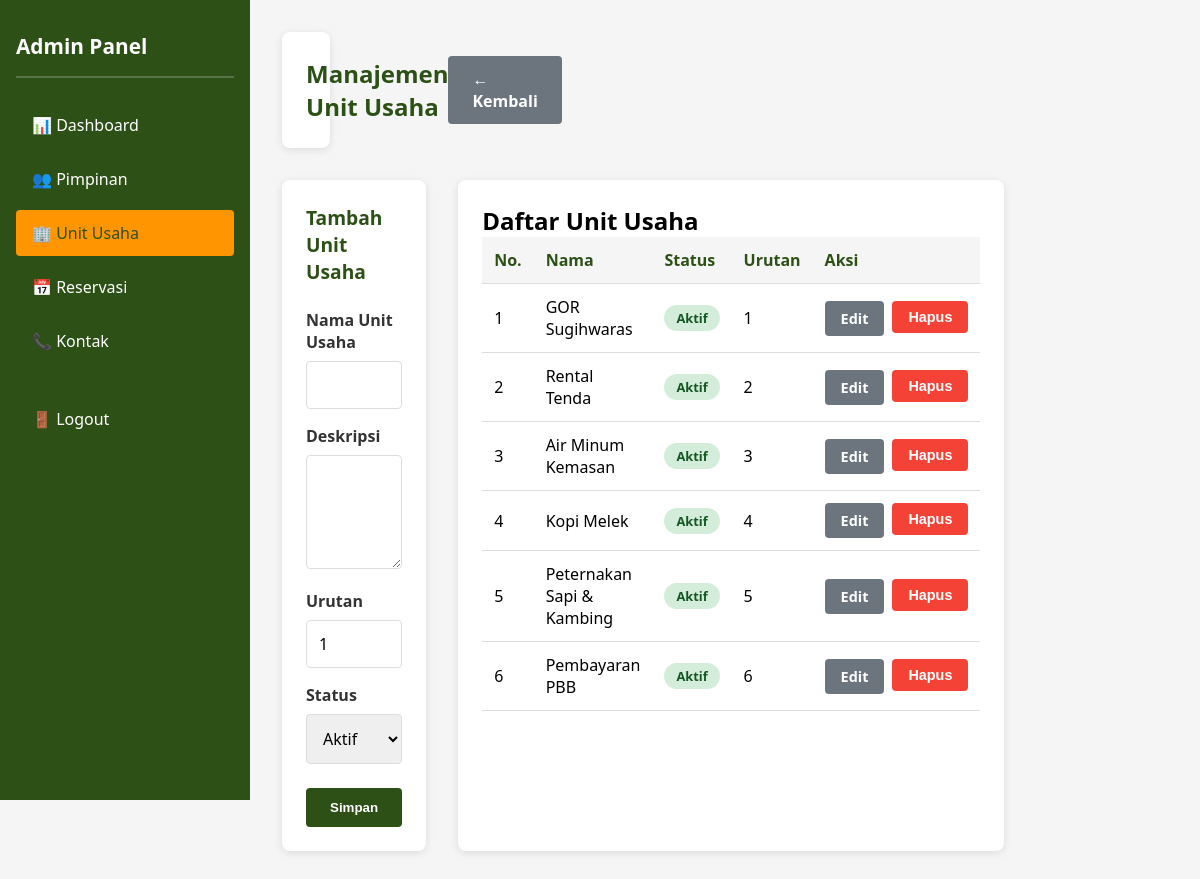
Page /admin/manage_unit.php (signed in) on the committed database.
### tables this page shows
CREATE TABLE IF NOT EXISTS unit_usaha (
    id INT PRIMARY KEY AUTO_INCREMENT,
    nama VARCHAR(100) NOT NULL,
    deskripsi TEXT,
    icon VARCHAR(255),
    gambar VARCHAR(255),
    urutan INT DEFAULT 1,
    status ENUM('aktif', 'nonaktif') DEFAULT 'aktif',
    created_at TIMESTAMP DEFAULT CURRENT_TIMESTAMP,
    updated_at TIMESTAMP DEFAULT CURRENT_TIMESTAMP ON UPDATE CURRENT_TIMESTAMP
);

### app/includes/functions.php (called while the page is built, shortened)
<?php
function get_all_data($conn, $table, $where = '', $order = '', $limit = '') {
    $query = "SELECT * FROM $table";
    if (!empty($order)) {
        $query .= " ORDER BY $order";
    } else {
        $query .= " ORDER BY urutan ASC, id ASC";
    }
    $result = $conn->query($query);
    if ($result->num_rows > 0) {
        return $result->fetch_all(MYSQLI_ASSOC);
    }
    return [];
}
?>

### public/admin/manage_unit.php (the view, shortened to what this page needs)
<?php
require_once '../../app/config/database.php';
require_once '../../app/includes/functions.php';
$unit = null;
$edit_mode = false;
$all_units = get_all_data($conn, 'unit_usaha', '', 'urutan ASC');
?>
<!DOCTYPE html>
<html lang="id">
<head>
</head>
<body>
    <div class="admin-layout">
        <div class="sidebar">
            <h2>Admin Panel</h2>
            <ul>
                <li><a href="index.php">📊 Dashboard</a></li>
                <li><a href="manage_pimpinan.php">👥 Pimpinan</a></li>
                <li><a href="manage_unit.php" class="active">🏢 Unit Usaha</a></li>
                <li><a href="manage_reservasi.php">📅 Reservasi</a></li>
                <li><a href="manage_kontak.php">📞 Kontak</a></li>
                <li style="margin-top: 2rem;"><a href="logout.php">🚪 Logout</a></li>
            </ul>
        </div>
        <div class="main-content">
            <div class="page-header">
                <h1>Manajemen Unit Usaha</h1>
                <a href="index.php" class="btn btn-secondary">← Kembali</a>
            </div>
            <div class="content-grid">
                <div class="form-card">
                    <h2><?php echo $edit_mode ? 'Edit Unit Usaha' : 'Tambah Unit Usaha'; ?></h2>
                    <form method="POST">
                        <div class="form-group">
                            <label for="nama">Nama Unit Usaha</label>
                            <input type="text" id="nama" name="nama" value="<?php echo $edit_mode ? htmlspecialchars($unit['nama']) : ''; ?>" required>
                        </div>
                        <div class="form-group">
                            <label for="deskripsi">Deskripsi</label>
                            <textarea id="deskripsi" name="deskripsi" rows="4"><?php echo $edit_mode ? htmlspecialchars($unit['deskripsi']) : ''; ?></textarea>
                        </div>
                        <div class="form-group">
                            <label for="urutan">Urutan</label>
                            <input type="number" id="urutan" name="urutan" value="<?php echo $edit_mode ? $unit['urutan'] : '1'; ?>" min="1">
                        </div>
                        <div class="form-group">
                            <label for="status">Status</label>
                            <select id="status" name="status">
                                <option value="aktif" <?php echo ($edit_mode && $unit['status'] === 'aktif') ? 'selected' : ''; ?>>Aktif</option>
                            </select>
                        </div>
                        <div class="form-actions">
                            <button type="submit" class="btn btn-primary">Simpan</button>
                        </div>
                    </form>
                </div>
                <div class="list-card">
                    <h2>Daftar Unit Usaha</h2>
                    <div class="table-responsive">
                        <table>
                            <thead>
                                <tr>
                                    <th>No.</th>
                                    <th>Nama</th>
                                    <th>Status</th>
                                    <th>Urutan</th>
                                    <th>Aksi</th>
                                </tr>
                            </thead>
                            <tbody>
                                <?php
                                $no = 1;
                                foreach ($all_units as $item) {
                                    $status_class = 'status-' . strtolower($item['status']);
                                    echo "<tr>";
                                    echo "<td>" . $no++ . "</td>";
                                    echo "<td>" . htmlspecialchars($item['nama']) . "</td>";
                                    echo "<td><span class='status-badge $status_class'>" . ucfirst($item['status']) . "</span></td>";
                                    echo "<td>" . $item['urutan'] . "</td>";
                                    echo "<td>";
                                    echo "<div class='action-buttons'>";
                                    echo "<a href='?action=edit&id=" . $item['id'] . "' class='btn btn-secondary btn-sm'>Edit</a>";
                                    echo "<form method='POST' style='display:inline;' onsubmit='return confirm(\"Yakin hapus?\");'>";
                                    echo "<button type='submit' class='btn btn-danger btn-sm'>Hapus</button>";
                                    echo "</form>";
                                    echo "</div>";
                                    echo "</td>";
                                    echo "</tr>";
                                }
                                ?>
                            </tbody>
                        </table>
                    </div>
                </div>
            </div>
        </div>
    </div>
</body>
</html>

### public/admin/manage_unit.php (style rules this page uses)
* { margin: 0; padding: 0; box-sizing: border-box; }
:root { --primary-color: #2d5016; --secondary-color: #ff9500; --light-bg: #f5f5f5; --danger-color: #f44336; --success-color: #4caf50; }
body { font-family: 'Segoe UI', Tahoma, Geneva, Verdana, sans-serif; background-color: var(--light-bg); }
.admin-layout { display: grid; grid-template-columns: 250px 1fr; min-height: 100vh; }
.sidebar { background-color: var(--primary-color); color: white; padding: 2rem 1rem; position: fixed; left: 0; top: 0; height: 100vh; width: 250px; overflow-y: auto; }
.sidebar h2 { font-size: 1.3rem; margin-bottom: 1.5rem; padding-bottom: 1rem; border-bottom: 2px solid rgba(255, 255, 255, 0.2); }
.sidebar ul { list-style: none; }
.sidebar li { margin-bottom: 0.5rem; }
.sidebar a { display: block; padding: 0.75rem 1rem; color: white; text-decoration: none; border-radius: 4px; transition: all 0.3s ease; }
.sidebar a:hover, .sidebar a.active { background-color: var(--secondary-color); color: var(--primary-color); }
.main-content { margin-left: 250px; padding: 2rem; }
.page-header { display: flex; justify-content: space-between; align-items: center; background: white; padding: 1.5rem; border-radius: 8px; margin-bottom: 2rem; box-shadow: 0 2px 8px rgba(0, 0, 0, 0.1); }
.page-header h1 { color: var(--primary-color); font-size: 1.5rem; }
.btn { display: inline-block; padding: 0.75rem 1.5rem; border: none; border-radius: 4px; cursor: pointer; text-decoration: none; font-weight: 600; transition: all 0.3s ease; }
.btn-primary { background-color: var(--primary-color); color: white; }
.btn-danger { background-color: var(--danger-color); color: white; }
.btn-secondary { background-color: #6c757d; color: white; }
.btn-sm { padding: 0.5rem 1rem; font-size: 0.9rem; }
.content-grid { display: grid; grid-template-columns: 1fr 2fr; gap: 2rem; }
.form-card, .list-card { background: white; padding: 1.5rem; border-radius: 8px; box-shadow: 0 2px 8px rgba(0, 0, 0, 0.1); }
.form-card h2 { color: var(--primary-color); margin-bottom: 1.5rem; font-size: 1.2rem; }
.form-group { margin-bottom: 1rem; }
.form-group label { display: block; margin-bottom: 0.5rem; font-weight: 600; color: #333; }
.form-group input, .form-group textarea, .form-group select { width: 100%; padding: 0.75rem; border: 1px solid #ddd; border-radius: 4px; font-family: inherit; font-size: 1rem; }
.form-actions { display: flex; gap: 1rem; margin-top: 1.5rem; }
.table-responsive { overflow-x: auto; }
table { width: 100%; border-collapse: collapse; }
table thead { background-color: var(--light-bg); }
table th, table td { padding: 0.75rem; text-align: left; border-bottom: 1px solid #ddd; }
table th { font-weight: 600; color: var(--primary-color); }
.action-buttons { display: flex; gap: 0.5rem; }
.status-badge { display: inline-block; padding: 0.25rem 0.75rem; border-radius: 20px; font-size: 0.8rem; font-weight: 600; }
.status-aktif { background-color: #d4edda; color: #155724; }

### rows in the picture
unit_usaha: nama "GOR Sugihwaras", status "Aktif", urutan "1"
unit_usaha: nama "Rental Tenda", status "Aktif", urutan "2"
unit_usaha: nama "Air Minum Kemasan", status "Aktif", urutan "3"
unit_usaha: nama "Kopi Melek", status "Aktif", urutan "4"
unit_usaha: nama "Peternakan Sapi & Kambing", status "Aktif", urutan "5"
unit_usaha: nama "Pembayaran PBB", status "Aktif", urutan "6"
